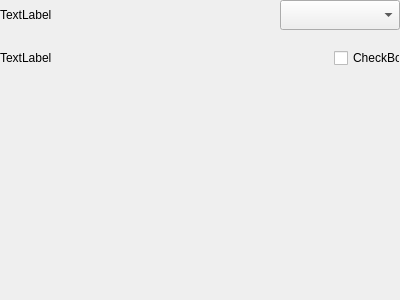
<?xml version="1.0" encoding="UTF-8"?>
<ui version="4.0">
 <class>C_SyvDaPeSpinBox</class>
 <widget class="QWidget" name="C_SyvDaPeSpinBox">
  <property name="geometry">
   <rect>
    <x>0</x>
    <y>0</y>
    <width>400</width>
    <height>300</height>
   </rect>
  </property>
  <property name="windowTitle">
   <string>Form</string>
  </property>
  <layout class="QVBoxLayout" name="verticalLayout_3" stretch="0,1">
   <property name="leftMargin">
    <number>0</number>
   </property>
   <property name="topMargin">
    <number>0</number>
   </property>
   <property name="rightMargin">
    <number>0</number>
   </property>
   <property name="bottomMargin">
    <number>0</number>
   </property>
   <item>
    <layout class="QHBoxLayout" name="horizontalLayout">
     <item>
      <layout class="QVBoxLayout" name="verticalLayout">
       <property name="spacing">
        <number>13</number>
       </property>
       <item>
        <widget class="stw::opensyde_gui_elements::C_OgeLabToolTipBase" name="pc_LabelStyle">
         <property name="styleRole" stdset="0">
          <string>group-item</string>
         </property>
         <property name="text">
          <string>TextLabel</string>
         </property>
        </widget>
       </item>
       <item>
        <widget class="stw::opensyde_gui_elements::C_OgeLabToolTipBase" name="pc_LabelShowUnit">
         <property name="styleRole" stdset="0">
          <string>group-item</string>
         </property>
         <property name="text">
          <string>TextLabel</string>
         </property>
        </widget>
       </item>
      </layout>
     </item>
     <item>
      <layout class="QVBoxLayout" name="verticalLayout_2">
       <property name="spacing">
        <number>13</number>
       </property>
       <item>
        <layout class="QHBoxLayout" name="horizontalLayout_2">
         <property name="leftMargin">
          <number>0</number>
         </property>
         <property name="topMargin">
          <number>0</number>
         </property>
         <property name="rightMargin">
          <number>0</number>
         </property>
         <item>
          <spacer name="horizontalSpacer_2">
           <property name="orientation">
            <enum>Qt::Horizontal</enum>
           </property>
           <property name="sizeHint" stdset="0">
            <size>
             <width>40</width>
             <height>20</height>
            </size>
           </property>
          </spacer>
         </item>
         <item>
          <widget class="stw::opensyde_gui_elements::C_OgeCbxText" name="pc_ComboBoxType">
           <property name="minimumSize">
            <size>
             <width>120</width>
             <height>30</height>
            </size>
           </property>
           <property name="maximumSize">
            <size>
             <width>120</width>
             <height>30</height>
            </size>
           </property>
          </widget>
         </item>
        </layout>
       </item>
       <item>
        <layout class="QHBoxLayout" name="horizontalLayout_3">
         <property name="leftMargin">
          <number>0</number>
         </property>
         <property name="topMargin">
          <number>0</number>
         </property>
         <property name="rightMargin">
          <number>0</number>
         </property>
         <item>
          <spacer name="horizontalSpacer_3">
           <property name="orientation">
            <enum>Qt::Horizontal</enum>
           </property>
           <property name="sizeHint" stdset="0">
            <size>
             <width>40</width>
             <height>20</height>
            </size>
           </property>
          </spacer>
         </item>
         <item>
          <widget class="stw::opensyde_gui_elements::C_OgeChxTristateTransparentToggle" name="pc_CheckBoxUnit">
           <property name="minimumSize">
            <size>
             <width>66</width>
             <height>30</height>
            </size>
           </property>
           <property name="maximumSize">
            <size>
             <width>66</width>
             <height>30</height>
            </size>
           </property>
           <property name="text">
            <string>CheckBox</string>
           </property>
          </widget>
         </item>
        </layout>
       </item>
      </layout>
     </item>
    </layout>
   </item>
   <item>
    <spacer name="verticalSpacer">
     <property name="orientation">
      <enum>Qt::Vertical</enum>
     </property>
     <property name="sizeHint" stdset="0">
      <size>
       <width>20</width>
       <height>202</height>
      </size>
     </property>
    </spacer>
   </item>
  </layout>
 </widget>
 <customwidgets>
  <customwidget>
   <class>stw::opensyde_gui_elements::C_OgeLabToolTipBase</class>
   <extends>QLabel</extends>
   <header>C_OgeLabToolTipBase.hpp</header>
  </customwidget>
  <customwidget>
   <class>stw::opensyde_gui_elements::C_OgeCbxText</class>
   <extends>QComboBox</extends>
   <header>C_OgeCbxText.hpp</header>
  </customwidget>
  <customwidget>
   <class>stw::opensyde_gui_elements::C_OgeChxTristateTransparentToggle</class>
   <extends>QCheckBox</extends>
   <header>C_OgeChxTristateTransparentToggle.hpp</header>
  </customwidget>
 </customwidgets>
 <resources/>
 <connections/>
</ui>
